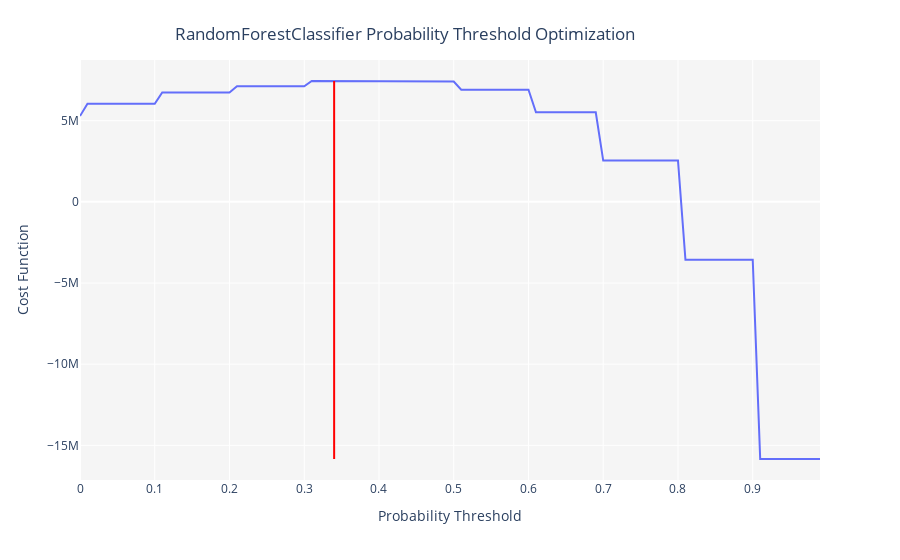

This figure's notebook cell:
### Code cell
#optimize threshold for trained model
optimize_threshold(rf, true_negative = 10, false_negative = -5000, true_positive = 1000, false_positive = -500)
